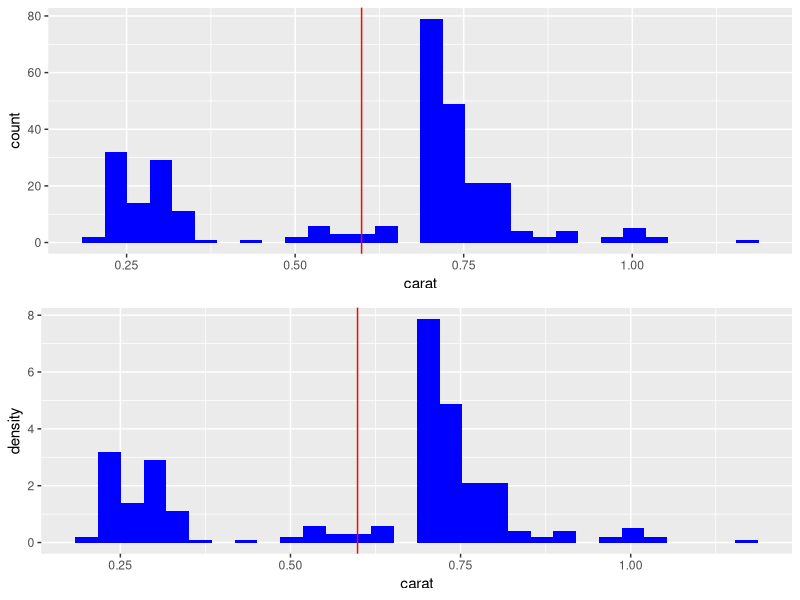
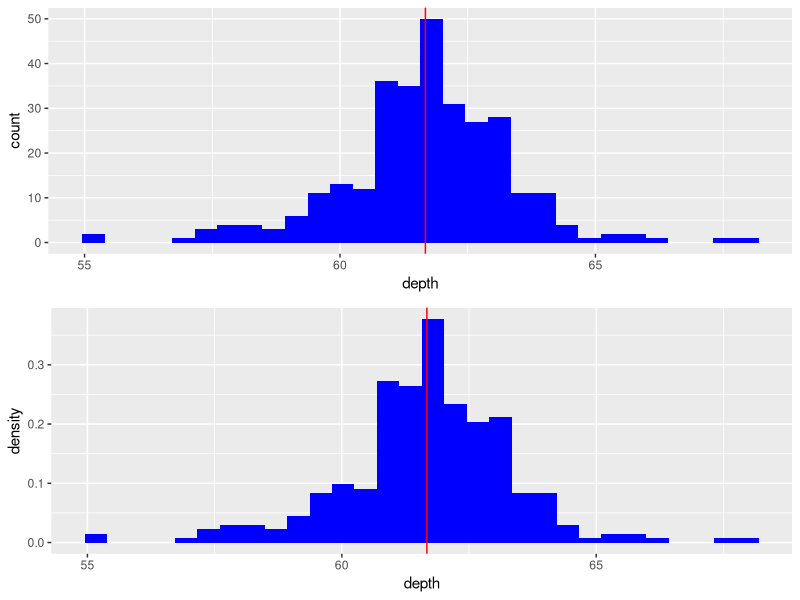
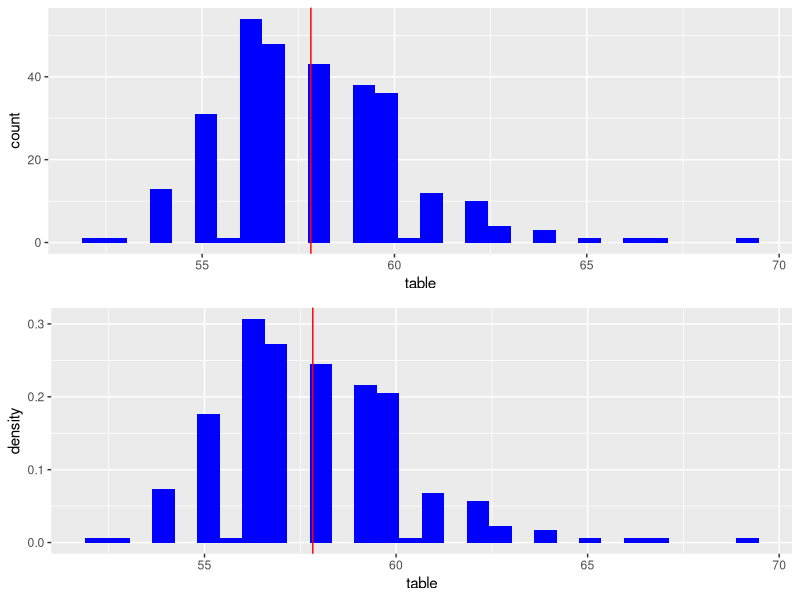
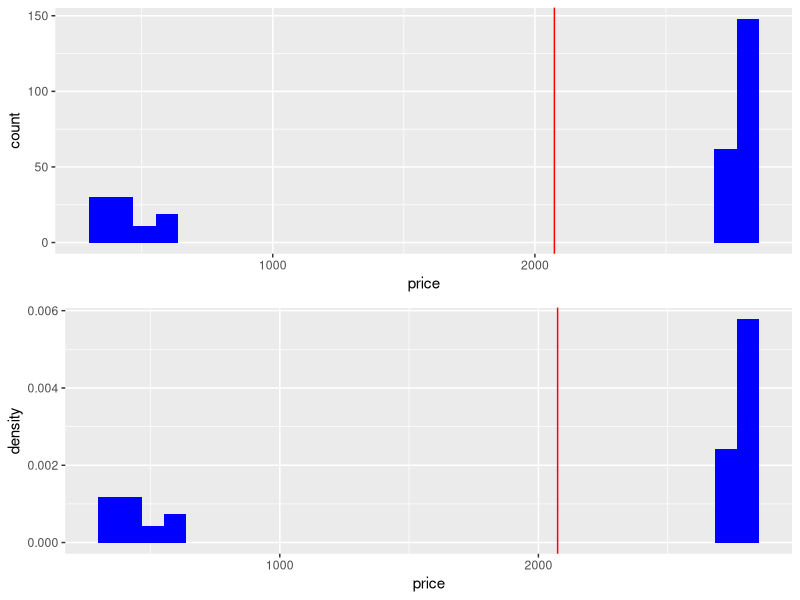
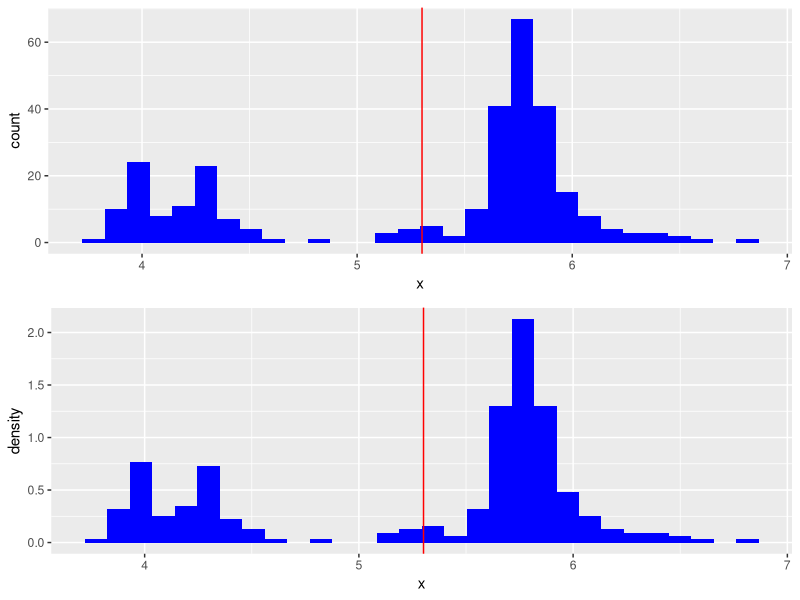
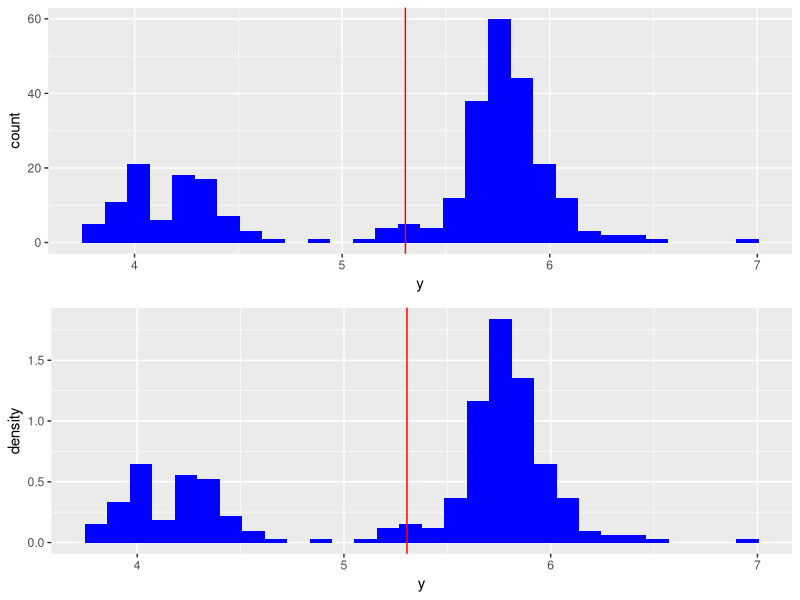
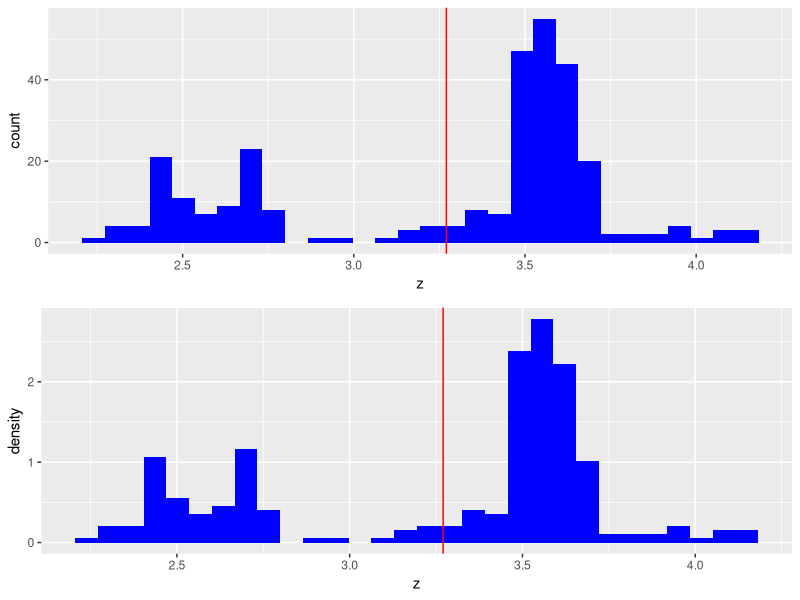
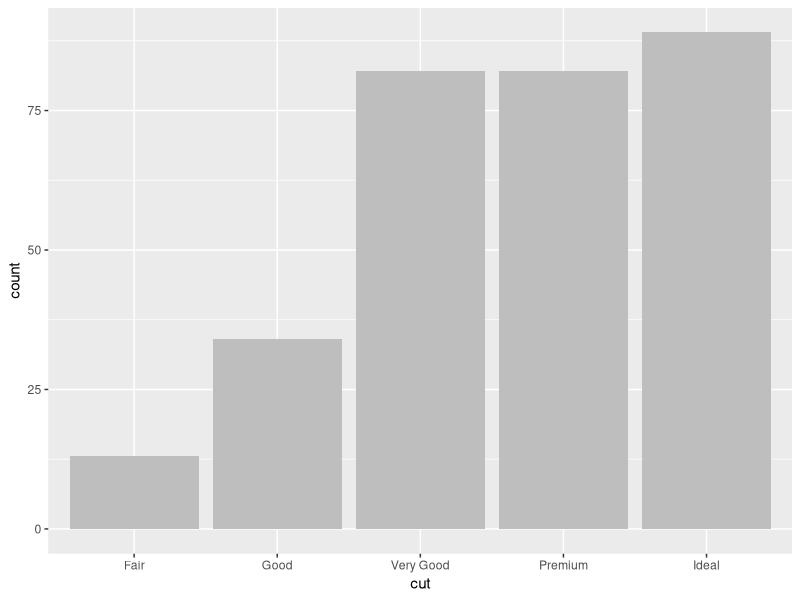

Write R code to recreate these figures, in order.
#HW 7
#Group C

require(ggplot2) #we will need the ggplot library for the graphs for 3 and 4 
require(grid) #we will use this for questions 3 and 4 
testdata <- diamonds[1:300,]

#1 
freqtable <- function(data){
  #freqtable loops through a dataframe and creates a frequency table for every
  #factor column. 
  #Parameters:
  #x - a dataframe
  
  #Returns:
  #Frequency table 
  factorcols <-sapply(data, function (x) (is.factor(x) || is.logical(x))) #uses sapply to grab the columns of 
  #dataframe x which are factor columns and logic columns (finds factor columns using is.factor)
  catdata <- data[,factorcols] #takes just the categorical part of the data
  ftable <- sapply(data, function(x) summary(x)) #uses sapply and function(x) to apply summary to
  #each of the columns 
  return(ftable)
}
 

#2a
colsummary <- function(x){
  #colsummary takes a dataframe as its input, and yields the summary of the
  #numeric columns
  #Parameters:
  #x - a dataframe
  
  #Returns:
  #summary of the columns  
  
  numeric <- sapply(x,is.numeric) #sapply applies is.numeric to each column
  #in the dataframe to extract the numeric columns
  return(sapply(x[,numeric], summary)) #sapply then applies summary to the numeric
  #columns of the dataframe and prints them 
}

#2b

rsquare <- function(data){
  #rsquare takes any dataframe as a parameter and returns a dataframe that contains
  #each pair of column names in the first column as a single string seperated
  #by a "-" and their corresponding () in the second column
  
  #Parameters:
  #x - a dataframe
  
  #Returns:
  #a new dataframe 
  
  data.numerics <- data[sapply(data, is.numeric)] #create a variable with just the numeric columns
  
  combos <- combn(colnames(data.numerics), 2) #use combn to get all the pairs of 2 columns
  
  interactions <- paste(combos[1,], combos[2,], sep = '~') #use the paste to make sure names are 
  #seperated by a ~
  
  #now we use lm (linear regression) and $r.squared to extract the r squared value from the regression 
  coeff.det <- unname(sapply(interactions, function(x) summary(lm(x, data = data.numerics))$r.squared))
  
  return(data.frame("Variable Pairs" = interactions, "R-Square" = coeff.det)) #returns our new dataframe
  #with the columns labeled as desired 


}

#2c
#Use the corCoef function I created for HW 5
corCoef <- function(x){
  #corCoef takes any dataframe as a parameter and returns a dataframe that 
  #contains each pair of column names in the first column as a single string
  #seperated by a "-" and their corresponding Pearson correlation coefficient
  #in the second column.
  
  #Parameters:
  #x - a dataframe
  
  #Returns:
  #dataframe
  
  a <- x[sapply(x, is.numeric)] #creates a variable that only has the numeric 
  #columns
  
  #we will use an if-else statement for this problem
  #we need at least 2 columns to find the Pearson correlation
  if(ncol(a) >= 2) {
    b <- combn(colnames(a), 2) #finds all combinations of the name pairs
    
    pairs <- paste(b[1,], b[2, ], sep = "-") #makes sure that the column names
    #are seperated by - using paste function to paste the columns
    
    c <- cor(a, method = "pearson")#finds the pearson correlation using the cor 
    #function and creates of matrix of the values
    
    correlation <- c[which(lower.tri(c))] #gets the correclation values of the lower 
    #triangular matrix since those match the column pairs 
    
    newdf <- data.frame("Variable Pairs" = pairs, "Pearson Exceeds Threshold" = correlation) 
    #create a new data frame with our pairs 
    return(newdf)
    
  }
  else  #print this message if we can't find Pearson correlation
    print("Pearson Correlation cannot be computted because there are not enough numeric columns")
}
#We don't want all these values, we only want the ones whose absolute value
#is greater than the correlation threshold, so add a new function

abs_pearson <- function(dataset, threshold){
  #abs_pearson function takes a dataframe of with pearson correlations of each 2 variables
  #and extract the values that are greater than a threshold based on user input
  
  #Parameters: 
  #dataframe
  
  #Results: 
  #the combination of column names and their Pearson coefficients values 
  #that are greater than the threshold
  row_index <- which(abs(dataset[,2]) > threshold)  #determine which column is greater than threshold
  return(dataset[row_index, ])  #return a new dataframe with the updated coefficients
}


#3
#I got the multiplot function from the R-cookbook and rewrote it here.
#I use it for question 3 to combine subplots into a grid and print the grid
#Reference: http://www.cookbook-r.com/Graphs/Multiple_graphs_on_one_page_(ggplot2)/
multiplot <- function(..., plotlist=NULL, file, cols=1, layout=NULL) {
  
  # Make a list from the ... arguments and plotlist
  plots <- c(list(...), plotlist)
  
  numPlots = length(plots)
  
  # If layout is NULL, then use 'cols' to determine layout
  if (is.null(layout)) {
    # Make the panel
    # ncol: Number of columns of plots
    # nrow: Number of rows needed, calculated from # of cols
    layout <- matrix(seq(1, cols * ceiling(numPlots/cols)),
                     ncol = cols, nrow = ceiling(numPlots/cols))
  }
  
  if (numPlots==1) {
    print(plots[[1]])
    
  } else {
    # Set up the page
    grid.newpage()
    pushViewport(viewport(layout = grid.layout(nrow(layout), ncol(layout))))
    
    # Make each plot, in the correct location
    for (i in 1:numPlots) {
      # Get the i,j matrix positions of the regions that contain this subplot
      matchidx <- as.data.frame(which(layout == i, arr.ind = TRUE))
      
      print(plots[[i]], vp = viewport(layout.pos.row = matchidx$row,
                                      layout.pos.col = matchidx$col))
    }
  }
}




numeric_plot <- function(data, plot_switch, binVec) {
  #The numeric_plot function executes in the following directions: 
  
  #If the plot switch parameter is “on” or “grid”, numeric_plot plots a pair of blue histograms 
  #with a vertical red line at the mean (one using counts and the other density) for 
  #every numerical variable at each number of bins integer specified in the bin vector parameter. 
  
  #If the plot switch is set to “grid”, then numeric_plot prints a grid for each count-bin 
  #combination and a separate grid for each density-bin size combination.
  
  #Parameters: 
  #data- dataframe, plot_switch- string, binVec - vector
  
  #Returns: 
  #grid plots with count and desnity histograms
  
  num <- sapply(data, is.numeric) #first we get the numeric columns of the dataset
  data <- data[,num]              #and put them in a new variable
  for(name in colnames(data)) {   #We will loop through the columns of the dataset and use a series
                                  #of if-else statements to deal with the cases in the question
    
    if(plot_switch == "on"){      #1st case when switch is "on"
      grid.newpage()          
      m <- lapply(data[name], mean)       #find the mean of the column so we can plot our vertical line
      
      plot1 <- ggplot(data, aes_string(name)) + geom_histogram(fill="blue") + 
        geom_vline(xintercept = m[[1]], colour="red") 
      
      plot2 <- ggplot(data, aes_string(name)) + geom_histogram(aes(y= ..density..), fill="blue") + 
        geom_vline(xintercept = m[[1]], colour="red")
      #creates two histograms
      #geom_vline adds our vertical line at the mean 
      multiplot(plot1, plot2, cols = 1)
      #use multiplot to plot the histograms on our grid 
      

    }
    
    if(plot_switch == "grid"){    #2nd case when switch is "grid"
      m <- lapply(data[name], mean)
      
      count_plots <- list()       #Create list to store histogram subplots of each bin size
      density_plots <- list()           #Create list to store the density histograms subplots of each bin size
      
      if(missing(binVec)){              #case when the vector is null and prints histogram using the default bins 30
        print(ggplot(data, aes_string(name), color = "blue") + geom_histogram(fill="blue")+ 
                labs(title= "default bins")) + geom_vline(xintercept = m[[1]], colour="red") 
        
        print(ggplot(data, aes_string(name), color = "blue") + 
                geom_histogram(aes(y= ..density..), fill="blue")+ labs(title= "default bins")) + 
          geom_vline(xintercept = m[[1]], colour="red") 
        #prints out two historgrams using ggplot 
      }else{                            
        for(i in 1:length(binVec)) {    #loop through each bin size in binVec and create a subplot
          k <- ggplot(data, aes_string(name), color = "blue") + 
            geom_histogram(fill="blue", bins = binVec[i])+ labs(title= paste(binVec[i], "bins"))+ 
            geom_vline(xintercept = m[[1]], colour="red") 
          count_plots[[i]] <- k           #Puts subplots in a list 
        }
        multiplot(plotlist = count_plots, cols = 2)  #uses multiplot to plot our graphs   
        #we repeat the process expcept for the second histogram 
        
        for(i in 1:length(binVec)) {   
          k <- ggplot(data, aes_string(name), color = "blue") + 
            geom_histogram(aes(y= ..density..), fill="blue", bins = binVec[i])+ 
            labs(title= paste(binVec[i], "bins"))+ geom_vline(xintercept = m[[1]], colour="red") 
          density_plots[[i]] <- k       
        }
        multiplot(plotlist = density_plots, cols = 2)
        
      }
    }
  }
}


#4
cata_binary_plot <-function(data, plot_switch){
  #cata_binary_plot plots a gray bar graph for every categorical and binary variable.
  #when the plot switch parameter is “on” or “grid"
  
  #Parameters: 
  #data - a dataframe, plot_switch- a string
  
  #Returns: bar graphs
  
  cata_binary <- sapply(data, function(x) (is.factor(x) || is.logical(x)))    
  cata_binary_data <- data[cata_binary]     #extract binary and categorical columns 
  
  if(plot_switch == "on" || plot_switch == "grid") {      #if plot switch is on or grid we want our graphs
    
    for(name in colnames(cata_binary_data)) {         #loop through the sorted dataframe and plot bar graphs for each column
      cat_plot <- ggplot(cata_binary_data, aes_string(name), color = "grey") + geom_bar(fill="grey")
      #use ggplot to make our graph and print it 
      print(cat_plot)
    }
  }
}

#Now finally we will take all the functions that we have made and combine them into our explore 
#function as was directed in the homework 
explore <-function(data, plot_switch, threshold, binVec){
  #explore takes four parameters: a dataframe, a plot switch which accepts the values: off, on or grid
  #a threshold cut-off value between 0 and 1 for correlations, and an optional vector that contains one or
  #more integers that represent the numbers of bins to use for a historgram. If the vector is not provided
  #the function will use the ggplot default of 30.
  
  #Parameters:
  #data - a dataframe
  #plot_switch- a plot switch which accepts the values: off, on or grid (string)
  #threshold- cut-off value between 0 and 1 for correlations (value)
  #binVec - a vector 
  
  #Returns:
  #An R list 
  
  outputdata <- freqtable(data)
  datasummary <- colsummary(data)
  rtable <- rsquare(data)
  #corCoef(data)
  Pearsontable <- abs_pearson(corCoef(data),threshold)
  outputplot <- numeric_plot(data,plot_switch,binVec)
  outputplot2 <- cata_binary_plot(data,plot_switch)
  
  #we want out output to be an R list so we take the desired variables here and make them into 
  #a new list which is what the function will return 
  outputlist <- list(outputdata, datasummary, rtable, Pearsontable)
  return(outputlist)
  
  
}

#test case 
k <- explore(testdata,"on",0.1,c(20,30,40))